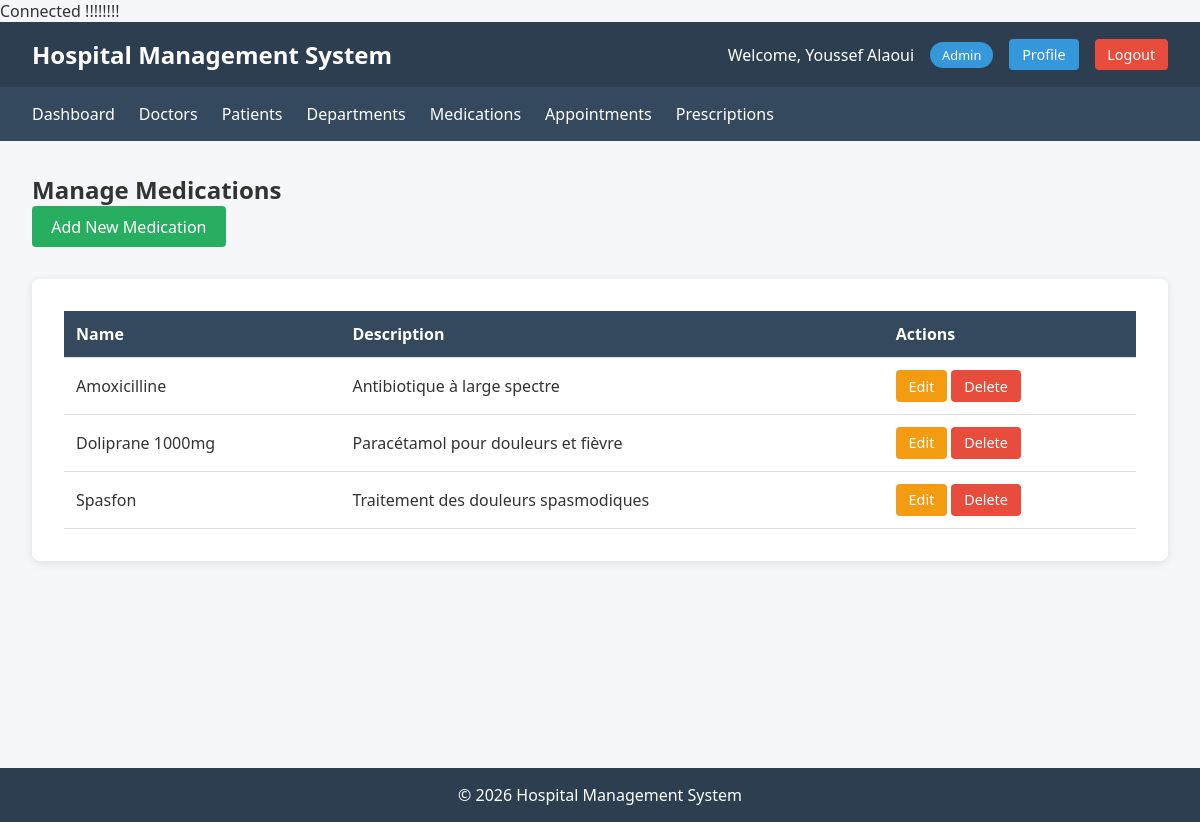
Page /medications.php (signed in) on the committed database.
### tables this page shows
CREATE TABLE User (
    id INT AUTO_INCREMENT PRIMARY KEY,
    email VARCHAR(255) NOT NULL UNIQUE,
    first_name VARCHAR(100),
    last_name VARCHAR(100),
    username VARCHAR(100) NOT NULL,
    password VARCHAR(255) NOT NULL,
    role ENUM('admin', 'doctor', 'patient') NOT NULL,
    created_at TIMESTAMP DEFAULT CURRENT_TIMESTAMP
);

CREATE TABLE medications (
    id INT AUTO_INCREMENT PRIMARY KEY,
    name VARCHAR(100) NOT NULL UNIQUE,
    description TEXT
);

### config/connection.php (called while the page is built, shortened)
<?php
class Database {
    private static $connection = null;
    public static function connect(): PDO {
        if (self::$connection === null) {
            $dsn = sprintf(
                "mysql:host=%s;dbname=%s;charset=utf8mb4",
                $_ENV['db_host'],
                $_ENV['db_name']
            );
            try {
                self::$connection = new PDO(
                    $dsn,
                    $_ENV['db_user'],
                    $_ENV['db_pass'],
                    [PDO::ATTR_ERRMODE => PDO::ERRMODE_EXCEPTION]
                );
            } catch (PDOException $err) {
                die("Connection failed: " . $err->getMessage());
            }
        }
        return self::$connection;
    }
}

### includes/auth.php (called while the page is built, shortened)
<?php
require_once __DIR__ . '/../classes/repositories/UserRepository.php';
class Auth
{
    private static $user = null;
    public static function check()
    {
        return isset($_SESSION['user_id']);
    }
    public static function user()
    {
        if (self::$user === null) {
            $repo = new UserRepository();
            self::$user = $repo->find($_SESSION['user_id']);
        }
        return self::$user;
    }
}

### classes/repositories/UserRepository.php (called while the page is built, shortened)
<?php
require_once 'BaseRepository.php';
class UserRepository extends BaseRepository {
    protected function getTableName() {
        return 'User';
    }
}

### classes/repositories/BaseRepository.php (called while the page is built, shortened)
<?php
require_once __DIR__ . '/../../config/connection.php';
abstract class BaseRepository {
    protected $pdo;
    public function __construct() {
        $this->pdo = Database::connect();
    }
    public function find($id) {
        $table = $this->getTableName();
        $stmt = $this->pdo->prepare("SELECT * FROM {$table} WHERE id = ?");
        $stmt->execute([$id]);
        return $stmt->fetch(PDO::FETCH_ASSOC);
    }
}

### classes/repositories/MedicationRepository.php (called while the page is built, shortened)
<?php
require_once 'BaseRepository.php';
class MedicationRepository extends BaseRepository {
    public function findAll() {
        $stmt = $this->pdo->query("SELECT * FROM medications ORDER BY name");
        return $stmt->fetchAll(PDO::FETCH_ASSOC);
    }
}

### medications.php (the view, shortened to what this page needs)
<?php
require_once 'includes/header.php';
require_once 'classes/repositories/MedicationRepository.php';
$medicationRepo = new MedicationRepository();
$medications = $medicationRepo->findAll();
        ?>
<h2>Manage Medications</h2>
<div class="mb-2">
    <a href="medications.php?action=add" class="btn btn-success">Add New Medication</a>
</div>
<div class="table-container">
    <table>
        <thead>
            <tr>
                <th>Name</th>
                <th>Description</th>
                <th>Actions</th>
            </tr>
        </thead>
        <tbody>
            <?php foreach ($medications as $medication): ?>
                <tr>
                    <td><?= htmlspecialchars($medication['name']) ?></td>
                    <td><?= htmlspecialchars($medication['description']) ?></td>
                    <td>
                        <a href="medications.php?action=edit&id=<?= $medication['id'] ?>" class="btn btn-small btn-warning">Edit</a>
                        <a href="medications.php?action=delete&id=<?= $medication['id'] ?>" class="btn btn-small btn-danger delete-btn">Delete</a>
                    </td>
                </tr>
            <?php endforeach; ?>
        </tbody>
    </table>
</div>
<?php
require_once 'includes/footer.php';
?>

### includes/header.php (shortened to what this page needs)
<?php
require_once __DIR__ . '/auth.php';
$user = Auth::user();
if ($user === null) {
    if (!isset($skipAuthCheck)) {
        header('Location: login.php');
        exit();
    }
    $role = 'guest';
    $userName = 'Guest';
} else {
    $role = $user['role'];
    $userName = $user['first_name'] . ' ' . $user['last_name'];
}
?>
<!DOCTYPE html>
<html lang="en">
<head>
    <link rel="stylesheet" href="assets/css/style.css">
</head>
<body>
    <div class="container">
        <header>
            <h1>Hospital Management System</h1>
            <div class="user-info">
                <span>Welcome, <?= htmlspecialchars($userName) ?></span>
                <span class="role-badge"><?= ucfirst($role) ?></span>
                <?php if ($user !== null): ?>
                    <a href="profile.php" class="btn btn-small">Profile</a>
                    <a href="logout.php" class="btn btn-small btn-danger">Logout</a>
                <?php endif; ?>
            </div>
        </header>
        <?php if ($user !== null): ?>
        <nav>
            <ul>
                <li><a href="index.php">Dashboard</a></li>
                <?php if ($role === 'admin'): ?>
                    <li><a href="doctors.php">Doctors</a></li>
                    <li><a href="patients.php">Patients</a></li>
                    <li><a href="departments.php">Departments</a></li>
                    <li><a href="medications.php">Medications</a></li>
                <?php endif; ?>
                <?php if ($role === 'admin' || $role === 'doctor'): ?>
                    <li><a href="appointments.php">Appointments</a></li>
                    <li><a href="prescriptions.php">Prescriptions</a></li>
                <?php endif; ?>
            </ul>
        </nav>
        <?php endif; ?>
        <main>

### assets/css/style.css (style rules this page uses)
* { margin: 0; padding: 0; box-sizing: border-box; }
body { font-family: 'Segoe UI', Tahoma, Geneva, Verdana, sans-serif; background-color: #f5f7fa; color: #333; }
.container { min-height: 100vh; display: flex; flex-direction: column; }
header { background: #2c3e50; color: white; padding: 1rem 2rem; display: flex; justify-content: space-between; align-items: center; }
header h1 { font-size: 1.5rem; }
.user-info { display: flex; align-items: center; gap: 1rem; }
.role-badge { background: #3498db; color: white; padding: 0.25rem 0.75rem; border-radius: 20px; font-size: 0.8rem; }
nav { background: #34495e; padding: 0 2rem; }
nav ul { list-style: none; display: flex; flex-wrap: wrap; }
nav li { margin-right: 1.5rem; }
nav a { display: block; color: white; text-decoration: none; padding: 1rem 0; transition: color 0.3s; }
main { flex: 1; padding: 2rem; max-width: 1200px; margin: 0 auto; width: 100%; }
.table-container { background: white; padding: 2rem; border-radius: 8px; box-shadow: 0 2px 10px rgba(0,0,0,0.1); overflow-x: auto; }
table { width: 100%; border-collapse: collapse; }
th, td { padding: 0.75rem; text-align: left; border-bottom: 1px solid #ddd; }
th { background: #34495e; color: white; font-weight: bold; }
.btn { display: inline-block; padding: 0.6rem 1.2rem; background: #3498db; color: white; text-decoration: none; border: none; border-radius: 4px; cursor: pointer; transition: background 0.3s; font-size: 1rem; }
.btn-small { padding: 0.4rem 0.8rem; font-size: 0.9rem; }
.btn-danger { background: #e74c3c; }
.btn-success { background: #27ae60; }
.btn-warning { background: #f39c12; }
.mb-2 { margin-bottom: 2rem; }

### rows in the picture
user: userName "Youssef Alaoui", role "Admin"
medications: name "Amoxicilline", description "Antibiotique à large spectre"
medications: name "Doliprane 1000mg", description "Paracétamol pour douleurs et fièvre"
medications: name "Spasfon", description "Traitement des douleurs spasmodiques"
